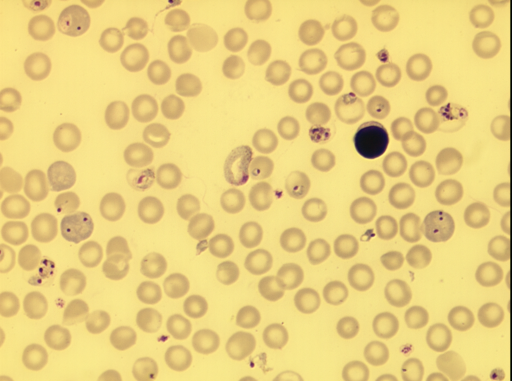
%> input picture a20.tif, 512 x 381 px
$ octave main1.m   (GNU Octave 9; MATLAB toolbox functions it lacks are replaced by stand-ins)
%> lines starting %> are read from the running program, lines starting %| are printed output that depends on the picture; in (x1, y1, x2, y2) boxes, pixels count from 0 and x2, y2 are one past the last pixel; in counts of white or black regions, pixels touching at a corner belong together; the program's own positions count from 1
### generateCoefficients.m

function coefficients = generateCoefficients()
    %generating coefficients
    redChannel = 0;
    blueChannel = 0;
    greenChannel = 0;

    MAX_VALUE = 1;
    iterations = 10;
    coefficients =[];


    for i = (0:iterations)
        if (redChannel + greenChannel + blueChannel < MAX_VALUE)
            coefficients = [coefficients; [redChannel, greenChannel, blueChannel]];
        end
        %1st loop
        for j = (0:iterations)
            greenChannel = greenChannel + 0.1;
                if (redChannel + greenChannel + blueChannel < MAX_VALUE)
                    coefficients = [coefficients; [redChannel, greenChannel, blueChannel]];
                end

                %inner loop
                for s = (0:iterations)
                    blueChannel = blueChannel + 0.1;
                    if (redChannel + greenChannel + blueChannel < MAX_VALUE)
                        coefficients = [coefficients; [redChannel, greenChannel, blueChannel]];
                    end
                end
                blueChannel = 0;
        end

        %2nd loop

        for m = (0:iterations)
            blueChannel = blueChannel + 0.1;
            if (redChannel + greenChannel + blueChannel < MAX_VALUE)
                coefficients = [coefficients; [redChannel, greenChannel, blueChannel]];
            end
        end

        redChannel = redChannel + 0.1;
        greenChannel = 0;
        blueChannel = 0;

    end
end


% histogram calculations
% choose nmax and nmin 255 or 0
% calculate max and min value of current value
%     max of max of i

### bestWeightsWithRms.m
function [bestWeightsWithRms] = bestWeightsWithRms(imgToConvert)
    vals = generateCoefficients();

    bestWeightsWithRms = [];

    rgbImage = imread(imgToConvert);
%> rgbImage is the input picture: size 381x512x3 uint8; mean R, G, B 233.1, 207.6, 128.3

    redChannel = rgbImage(:,:,1); % Red channel
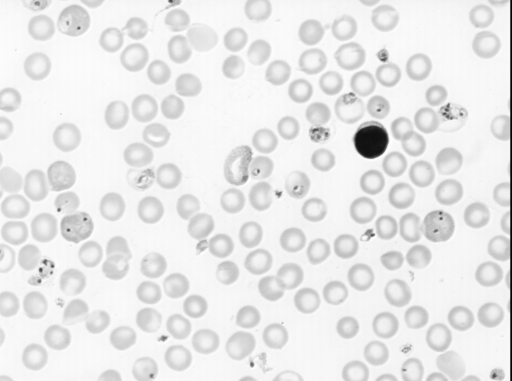
%> redChannel: size 381x512 uint8; min 0, max 255, mean 233.1
    greenChannel = rgbImage(:,:,2); % Green channel
    blueChannel = rgbImage(:,:,3); % Blue channel
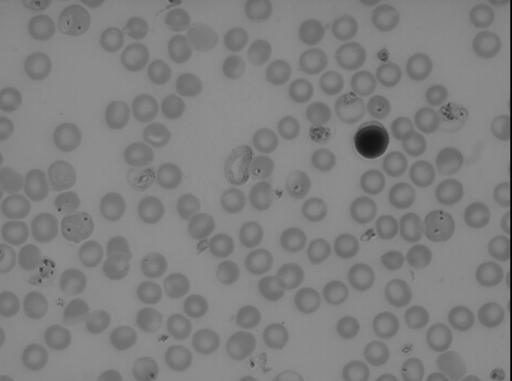
%> blueChannel: size 381x512 uint8; min 0, max 149, mean 128.3


    for i = (1:(size(vals,1)))
        greyScaleImg = vals(i,1) * redChannel + vals (i,2) * greenChannel + vals (i,3) * blueChannel;
        rmsValue = rmsContrast(greyScaleImg);

        bestWeightsWithRms =[bestWeightsWithRms; [rmsValue, vals(i,1), vals(i,2), vals(i,3)]];

    end
%> this loop made 185 passes
%> rmsValue on passes 1, 4, 5: 0, 3.07, 3.62
%> pass 2, in rmsContrast (call 2), `Isquare = (greyScaleImg - greyScaleImgAvg).^2;`:
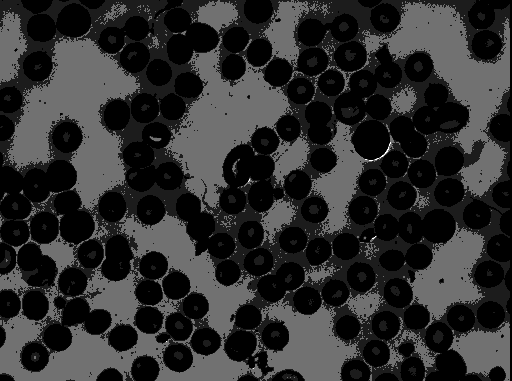
%> Isquare: size 381x512 uint8; min 0, max 9, mean 1.64; drawn with min black and max white
%> after the loop, bestWeightsWithRms = 185 rows, first 8: [0 0 0 0; 1.28 0 0.1 0; 1.89 0 0.1 0.1; 3.07 0 0.1 0.2; 3.62 0 0.1 0.3; 4.13 0 0.1 0.4; 4.85 0 0.1 0.5; 5.21 0 0.1 0.6]


    %sorting it out
    bestWeightsWithRms = sortrows(bestWeightsWithRms);
%> bestWeightsWithRms = 185 rows, first 8: [0 0 0 0; 1.28 0 0.1 0; 1.43 0.1 0 0; 1.81 0.2 0 0; 1.89 0 0.1 0.1; 2.42 0 0.2 0; 2.67 0.1 0.1 0; 3.07 0 0.1 0.2]
    bestWeightsWithRms = bestWeightsWithRms(183:185,:);
%> bestWeightsWithRms = [11.43 0.1 0.8 0.1; 11.51 0 1 0; 11.63 0.1 0.9 0]
end

### rmsContrast.m
function RMS = rmsContrast(greyScaleImg)
    greyScaleImgAvg = mean(greyScaleImg(:));

    Isquare = (greyScaleImg - greyScaleImgAvg).^2;
    Isum=sum(sum(Isquare));
    SqrtI = Isum.^0.5;

    [M,N]= size(greyScaleImg);

    RMS = SqrtI / ((M*N).^0.5);
end

### getOptimizedGreyImage.m
function [greyScaleImage,RMS] = getOptimizedGreyImage(img,weightRank)


    imgWeights = bestWeightsWithRms(img);
%> imgWeights = [11.43 0.1 0.8 0.1; 11.51 0 1 0; 11.63 0.1 0.9 0]
    greyScaleImage = getGreyScaleImg(img, imgWeights(weightRank,2:end));
    RMS = imgWeights(weightRank,1);


end
%= ans(1,2:end)

### getGreyScaleImg.m
function greyScaleImg = getGreyScaleImg(img,vals)
%> called with img = 'a20.tif', vals = [0.1 0.8 0.1]

    img = imread(img);


    redChannel = img(:,:,1); % Red channel
    greenChannel = img(:,:,2); % Green channel
    blueChannel = img(:,:,3); % Blue channel


    greyScaleImg = vals(1) * redChannel + vals (2) * greenChannel + vals (3) * blueChannel;

end

### normalizeImg.m
function normalizedImage = normalizeImg(img)

    Imax=max(max(img));
    Imin=min(min(img));


    normalizedImage=((img-Imin)* ((255-0)/(Imax-Imin))) +0;
end

### main1.m
close all;
clear all;

imgOne = 'a20.tif';
imgTwo = 'a62.tif';
imgThree = 'a8.tif';


[imgOne1, imgOneRMS1] = getOptimizedGreyImage(imgOne,1);
%> in getOptimizedGreyImage, `RMS = imgWeights(weightRank,1);`: RMS = 11.43
%> imgOneRMS1 = 11.43
[imgOne2, imgOneRMS2] = getOptimizedGreyImage(imgOne,2);
%> the loop in bestWeightsWithRms (call 2), `for i = (1:(size(vals,1)))` made 185 passes
%> pass 3, in rmsContrast (call 63), `Isquare = (greyScaleImg - greyScaleImgAvg).^2;`:
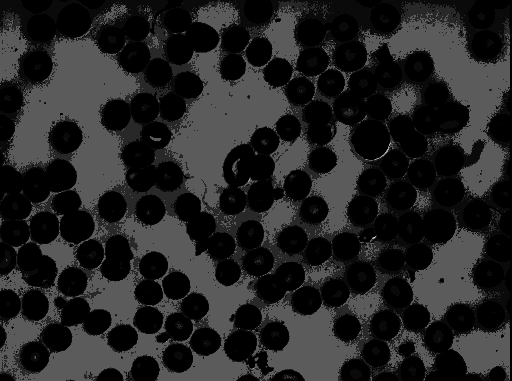
%> Isquare: size 381x512 uint8; min 0, max 25, mean 3.6; drawn with min black and max white
[imgOne3, imgOneRMS3] = getOptimizedGreyImage(imgOne,3);


%figure, imshow(imgOne1); title(['ImageOne with RMS value: ', num2str(imgOneRMS1)]);

imgOne1Normalized = normalizeImg(imgOne1);
imgOne1NormalizedRMS = rmsContrast(imgOne1Normalized);


%figure, imshow(imgOne1Normalized); title(['ImageOneNormalized with RMS value: ', num2str(imgOne1NormalizedRMS)]);

se = strel('disk',5);
imgOne1NormalizedProcessed = imclose(imgOne1Normalized,se);
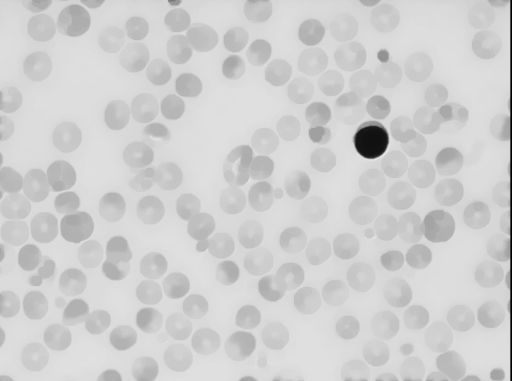
%> imgOne1NormalizedProcessed: size 381x512 uint8; min 0, max 232, mean 207.1


%figure, imshow(imgOne1NormalizedProcessed); title(['ImageOneNomarlized and PreProccssed with RMS value: ', num2str(imgOne1NormalizedRMS)]);


figure;
subplot(2,2,1),imshow(imgOne); title('ImageOne Original ');
subplot(2,2,2),imshow(imgOne1); title(['ImageOne with RMS value: ', num2str(imgOneRMS1)]);
subplot(2,2,3),imshow(imgOne1Normalized); title(['ImageOneNormalized with RMS value: ', num2str(imgOne1NormalizedRMS)]);
subplot(2,2,4),imshow(imgOne1NormalizedProcessed); title(['ImageOneNomarlized and PreProccssed with RMS value: ', num2str(imgOne1NormalizedRMS)]);


%Edge Detection
BW1 = edge(imgOne1NormalizedProcessed,'sobel');
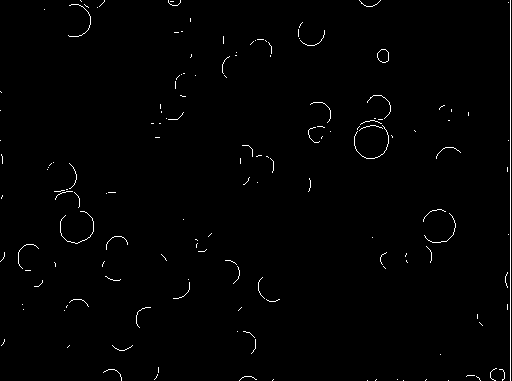
%> BW1: size 381x512 logical; 0.98% white in thin lines or dots
BW2 = edge(imgOne1NormalizedProcessed,'canny');
%> BW2: size 381x512 logical; 0.27% white in thin lines or dots, all inside (x1, y1, x2, y2) = (168, 1, 511, 380)
BW3 = edge(imgOne1NormalizedProcessed,'Prewitt');
%> BW3: size 381x512 logical; 0.91% white in thin lines or dots
BW4 = edge(imgOne1NormalizedProcessed,'Roberts');
%> BW4: size 381x512 logical; 0.64% white in thin lines or dots


figure;
imshowpair(BW1,BW2,'montage')
title('Sobel Filter                                   Canny Filter');


figure;
imshowpair(BW3,BW4,'montage')
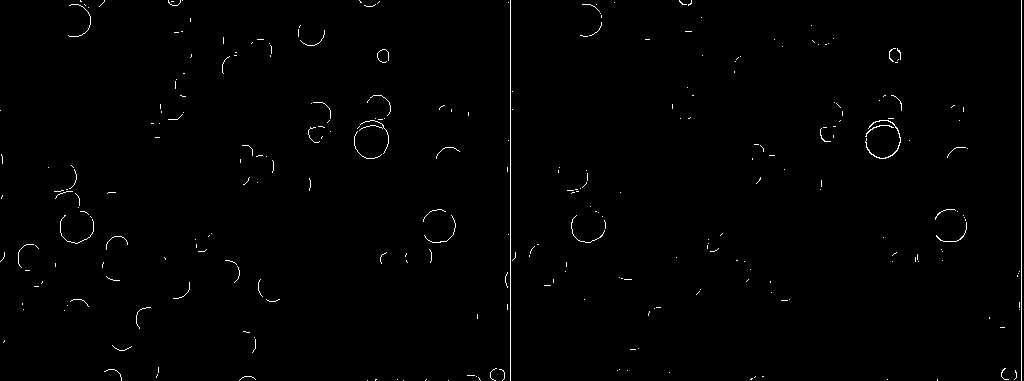
%> displayed picture: size 381x1024, on the screen's scale of 0 to 255; 0.77% white in thin lines or dots
title('Prewitt Filter                                   Roberts Filter');
